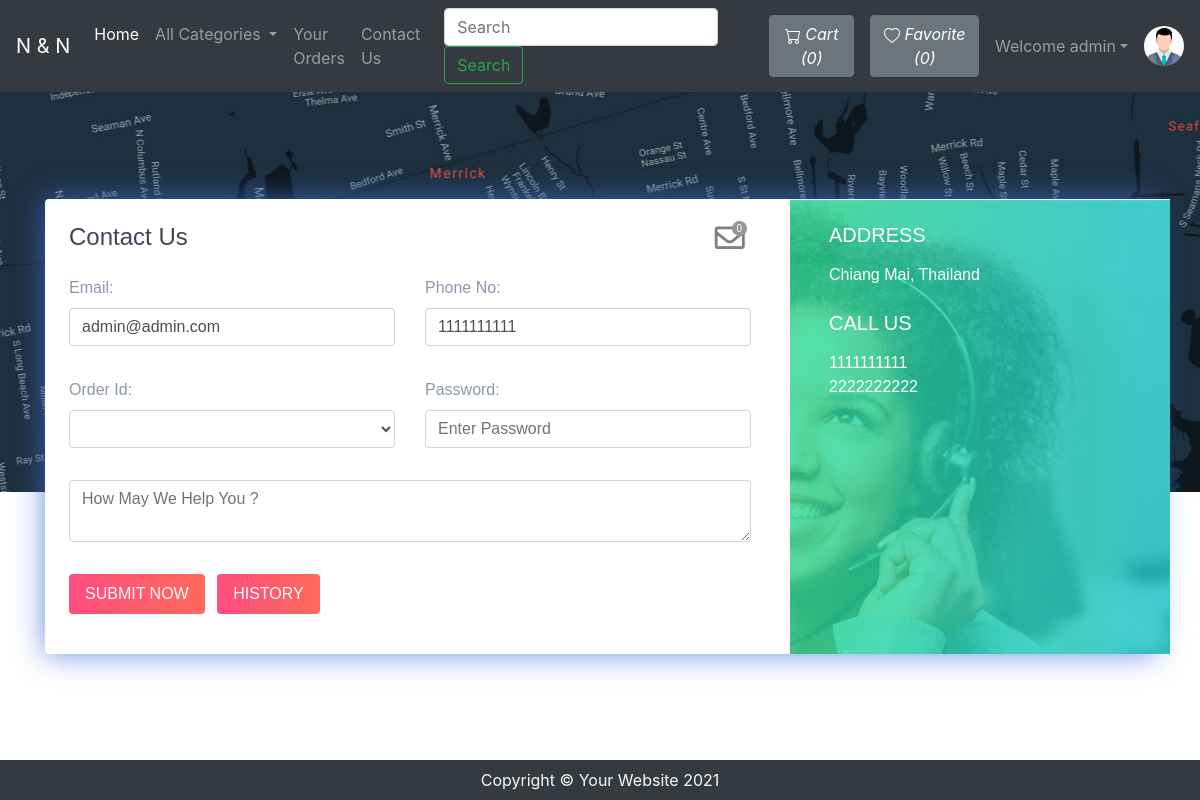
Screenshot of /OnlineStore/contact.php (signed in) with the database file from the repository.
### tables this page shows
CREATE TABLE `sitedetail` (
  `tempId` int(11) NOT NULL,
  `systemName` varchar(21) NOT NULL,
  `email` varchar(35) NOT NULL,
  `contact1` bigint(21) NOT NULL,
  `contact2` bigint(21) DEFAULT NULL COMMENT 'Optional',
  `address` text NOT NULL,
  `dateTime` datetime NOT NULL DEFAULT current_timestamp()
);

CREATE TABLE `users` (
  `id` int(21) NOT NULL,
  `username` varchar(21) NOT NULL,
  `firstName` varchar(21) NOT NULL,
  `lastName` varchar(21) NOT NULL,
  `email` varchar(35) NOT NULL,
  `phone` varchar(10) NOT NULL,
  `userType` enum('0','1','2') NOT NULL DEFAULT '0' COMMENT '0=user\r\n1=admin\r\n2=driver',
  `password` varchar(255) NOT NULL,
  `joinDate` datetime NOT NULL DEFAULT current_timestamp()
);

### OnlineStore/contact.php (the view, shortened to what this page needs)
<!DOCTYPE html>
<html lang="en">
<head>
	<link rel="stylesheet" href="https://stackpath.bootstrapcdn.com/bootstrap/4.5.0/css/bootstrap.min.css">
	<link rel="stylesheet" href="https://use.fontawesome.com/releases/v5.8.2/css/all.css">
</head>
<body>
	<?php include 'partials/_dbconnect.php'; ?>
	<?php include 'partials/_nav.php'; ?>
	<div class="contact2" style="background-image:url(img/map.jpg);height: 400px;" id="contact">
		<div class="container">
			<div class="row contact-container">
				<div class="col-lg-12">
					<div class="card card-shadow border-0 mb-4">
						<div class="row">
							<div class="col-lg-8">
								<div class="contact-box p-4">
									<div class="row">
										<div class="col-lg-8">
											<h4 class="title">Contact Us</h4>
										</div>
										<?php if ($loggedin) { ?>
												<div class="col-lg-4">
													<div class="icon-badge-container mx-1" style="padding-left: 167px;">
														<a href="#" data-toggle="modal" data-target="#adminReply"><i class="far fa-envelope icon-badge-icon"></i></a>
														<div class="icon-badge"><b><span id="totalMessage">0</span></b></div>
													</div>
												</div>
										<?php } ?>
									</div>
									<?php
										$passSql = "SELECT * FROM `users` WHERE `id` = '$userId'";
										$passResult = mysqli_query($conn, $passSql);
										$passRow = mysqli_fetch_assoc($passResult);
										$email = $passRow['email'];
										$phone = $passRow['phone'];
									?>
									<form action="partials/_manageContactUs.php" method="POST">
										<div class="row">
											<div class="col-lg-6">
												<div class="form-group mt-3">
													<b><label for="email">Email: </label></b>
													<input type="email" class="form-control" id="email" name="email" placeholder="Enter Your Email" required value="<?php echo $email ?>">
												</div>
											</div>
											<div class="col-lg-6">
												<div class="form-group mt-3">
													<b><label for="phone">Phone No: </label></b>
													<div class="input-group mb-3">
														<input type="tel" class="form-control" id="phone" name="phone" aria-describedby="basic-addon" placeholder="Enter Your Phone Number" required pattern="[0-9]{10}" value="<?php echo $phone ?>">
													</div>
												</div>
											</div>
											<div class="col-lg-6">
												<div class="form-group mt-3">
													<b><label for="orderId">Order Id: </label></b>
													<select class="form-control" id="orderId" name="orderId">
													</select>
												</div>
											</div>
											<div class="col-lg-6">
												<div class="form-group mt-3">
													<b><label for="password">Password: </label></b>
													<input class="form-control" id="password" name="password" placeholder="Enter Password" type="password" placeholder="Enter Your Password" required data-toggle="password">
												</div>
											</div>
											<div class="col-lg-12">
												<div class="form-group  mt-3">
													<textarea class="form-control" id="message" name="message" rows="2" required minlength="6" placeholder="How May We Help You ?"></textarea>
												</div>
											</div>
											<?php if ($loggedin) { ?>
													<div class="col-lg-12">
														<button type="submit" class="btn btn-danger-gradiant mt-3 mb-3 text-white border-0 py-2 px-3"><span> SUBMIT NOW <i class="ti-arrow-right"></i></span></button>
														<button type="button" class="btn btn-danger-gradiant mt-3 mb-3 text-white border-0 py-2 px-3 mx-2" data-toggle="modal" data-target="#history"><span> HISTORY <i class="ti-arrow-right"></i></span></button>
													</div>
											<?php } ?>
										</div>
									</form>
								</div>
							</div>
							<?php
								$sql = "SELECT * FROM `sitedetail`";
								$result = mysqli_query($conn, $sql);
								$row = mysqli_fetch_assoc($result);
								$address = $row['address'];
								$contact1 = $row['contact1'];
								$contact2 = $row['contact2'];
								echo '<div class="col-lg-4 bg-image" style="background-image:url(img/contact.jpg)">
										<div class="detail-box p-4">
											<h5 class="text-white font-weight-light mb-3">ADDRESS</h5>
											<p class="text-white op-7">' . $address . '</p>
											<h5 class="text-white font-weight-light mb-3 mt-4">CALL US</h5>
											<p class="text-white op-7">' . $contact1 . '<br> ' . $contact2 . '</p>
										</div>
									</div>';
							?>
						</div>
					</div>
				</div>
			</div>
		</div>
	</div>
	<?php include 'partials/_footer.php';?>
</body>
</html>

### OnlineStore/partials/_nav.php (shortened to what this page needs)
<?php
if (isset($_SESSION['loggedin']) && $_SESSION['loggedin'] == true){
	$loggedin = true;
	$userId = $_SESSION['userId'];
	$username = $_SESSION['username'];
} else {
	$loggedin = false;
	$userId = 0;
}
$sql = "SELECT * FROM `sitedetail`";
$result = mysqli_query($conn, $sql);
$row = mysqli_fetch_assoc($result);
$systemName = $row['systemName'];
echo '<nav class="navbar navbar-expand-lg navbar-dark bg-dark">
		<a class="navbar-brand" href="index.php">' . $systemName . '</a>
		<button class="navbar-toggler" type="button" data-toggle="collapse" data-target="#navbarSupportedContent" aria-controls="navbarSupportedContent" aria-expanded="false" aria-label="Toggle navigation">
			<span class="navbar-toggler-icon"></span>
		</button>
		<div class="collapse navbar-collapse" id="navbarSupportedContent">
			<ul class="navbar-nav mr-auto">
				<li class="nav-item active">
					<a class="nav-link" href="index.php">Home <span class="sr-only">(current)</span></a>
				</li>
				<li class="nav-item dropdown">
					<a class="nav-link dropdown-toggle" href="#" id="navbarDropdown" role="button" data-toggle="dropdown" aria-haspopup="true" aria-expanded="false">
						All Categories
					</a>
					<div class="dropdown-menu" aria-labelledby="navbarDropdown">';
					echo '</div>
				</li>';
				if ($loggedin) {
					echo '<li class="nav-item">
							<a class="nav-link" href="viewOrder.php">Your Orders</a>
						</li>';
				}
				if ($loggedin) {
					echo '<li class="nav-item">
							<a class="nav-link" href="contact.php">Contact Us</a>
						</li>';
				}
			echo '</ul>
			<form method="get" action="../OnlineStore/search.php" class="form-inline my-2 my-lg-0 mx-3">
				<input class="form-control mr-sm-2" type="search" name="search" id="search" placeholder="Search" aria-label="Search" required>
				<button class="btn btn-outline-success my-2 my-sm-0" type="submit">Search</button>
			</form>';
			if ($loggedin) {
				$countcartsql = "SELECT SUM(`itemQuantity`) FROM `viewcart` WHERE `userId` = $userId";
				$countcartresult = mysqli_query($conn, $countcartsql);
				$countcartrow = mysqli_fetch_assoc($countcartresult);
				$countcart = $countcartrow['SUM(`itemQuantity`)'];
				if (!$countcart) {
					$countcart = 0;
				}
				echo '<a href="viewCartReserved.php">
						<button type="button" class="btn btn-secondary mx-2" title="MyCart">
							<svg xmlns="img/cart.svg" width="16" height="16" fill="currentColor" class="bi bi-cart" viewBox="0 0 16 16">
								<path d="M0 1.5A.5.5 0 0 1 .5 1H2a.5.5 0 0 1 .485.379L2.89 3H14.5a.5.5 0 0 1 .491.592l-1.5 8A.5.5 0 0 1 13 12H4a.5.5 0 0 1-.491-.408L2.01 3.607 1.61 2H.5a.5.5 0 0 1-.5-.5zM3.102 4l1.313 7h8.17l1.313-7H3.102zM5 12a2 2 0 1 0 0 4 2 2 0 0 0 0-4zm7 0a2 2 0 1 0 0 4 2 2 0 0 0 0-4zm-7 1a1 1 0 1 1 0 2 1 1 0 0 1 0-2zm7 0a1 1 0 1 1 0 2 1 1 0 0 1 0-2z"/>
							</svg>
							<i class="bi bi-cart">Cart (' . $countcart . ')</i>
						</button>
					</a>';
				$countshopsql = "SELECT COUNT(`shopId`) FROM `favorite` WHERE `userId` = $userId";
				$countshopresult = mysqli_query($conn, $countshopsql);
				$countshoprow = mysqli_fetch_assoc($countshopresult);
				$countshop = $countshoprow['COUNT(`shopId`)'];
				if (!$countshop) {
					$countshop = 0;
				}
				echo '<a href="viewFavorite.php">
						<button type="button" class="btn btn-secondary mx-2" title="Favorite">
							<svg xmlns="img/heart.svg" width="16" height="16" fill="currentColor" class="bi bi-heart" viewBox="0 0 16 16">
								<path d="m8 2.748-.717-.737C5.6.281 2.514.878 1.4 3.053c-.523 1.023-.641 2.5.314 4.385.92 1.815 2.834 3.989 6.286 6.357 3.452-2.368 5.365-4.542 6.286-6.357.955-1.886.838-3.362.314-4.385C13.486.878 10.4.28 8.717 2.01L8 2.748zM8 15C-7.333 4.868 3.279-3.04 7.824 1.143c.06.055.119.112.176.171a3.12 3.12 0 0 1 .176-.17C12.72-3.042 23.333 4.867 8 15z"/>
							</svg>
							<i class="bi bi-heart">Favorite (' . $countshop . ')</i>
						</button>
					</a>';
				echo '<ul class="navbar-nav mr-2">
						<li class="nav-item dropdown">
							<a class="nav-link dropdown-toggle" href="#" id="navbarDropdown" role="button" data-toggle="dropdown"> Welcome ' . $username . '</a>
							<div class="dropdown-menu" aria-labelledby="navbarDropdown">
								<a class="dropdown-item" href="partials/_logout.php">Logout</a>
							</div>
						</li>
					</ul>
					<div class="text-center image-size-small position-relative">
						<a href="viewProfile.php"><img src="img/person-' . $userId . '.jpg" class="rounded-circle" onError="this.src = \'img/profilePic.jpg\'" style="width: 40px; height: 40px"></a>
					</div>';
			} else {
				echo '
					<button type="button" class="btn btn-success mx-2"  data-toggle="modal" data-target="#loginModal">Login</button>
					<button type="button" class="btn btn-success mx-2"  data-toggle="modal" data-target="#signupModal">SignUp</button>';
			}
		echo '</div>
	</nav>';
?>

### OnlineStore/contact.php (style rules this page uses)
.icon-badge-container { position: absolute; }
.icon-badge-icon { font-size: 30px; color: rgb(0 0 0 / 50%); position: relative; }
.icon-badge { background-color: #979797;; font-size: 10px; color: white; text-align: center; width: 15px; height: 15px; border-radius: 49%; position: relative; top: -35px; left: 17px; }
.contact2 { font-family: "Montserrat", sans-serif; color: #8d97ad; font-weight: 300; background-position: center top; }
.contact2 h1, .contact2 h2, .contact2 h3, .contact2 h4, .contact2 h5, .contact2 h6 { color: #3e4555; }
.contact2 .bg-image { background-size: cover; position: relative; display: -webkit-box; display: -webkit-flex; display: -ms-flexbox; display: flex; }
.contact2 .card.card-shadow { -webkit-box-shadow: 0px 0px 30px rgba(115, 128, 157, 0.1); box-shadow: 0px 0px 30px rgba(61, 109, 214, 0.774); }
.contact2 .contact-container { position: relative; top: 107px; }
.contact2 .btn-danger-gradiant { background: #ff4d7e; background: -webkit-linear-gradient(legacy-direction(to right), #ff4d7e 0%, #ff6a5b 100%); background: -webkit-gradient(linear, left top, right top, from(#ff4d7e), to(#ff6a5b)); background: -webkit-linear-gradient(left, #ff4d7e 0%, #ff6a5b 100%); background: -o-linear-gradient(left, #ff4d7e 0%, #ff6a5b 100%); background: linear-gradient(to right, #ff4d7e 0%, #ff6a5b 100%); }

### rows the page displays
sitedetail: systemName "N & N", address "Chiang Mai, Thailand", contact1 "1111111111", contact2 "2222222222"
users: email "admin@admin.com", phone "1111111111"

### other values shown
$countcart "0"
$countshop "0"
$username "admin"
